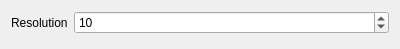
<?xml version="1.0" encoding="UTF-8"?>
<ui version="4.0">
 <class>RadialAnimationControl</class>
 <widget class="QWidget" name="RadialAnimationControl">
  <property name="geometry">
   <rect>
    <x>0</x>
    <y>0</y>
    <width>400</width>
    <height>49</height>
   </rect>
  </property>
  <property name="windowTitle">
   <string>Form</string>
  </property>
  <layout class="QGridLayout" name="gridLayout">
   <item row="0" column="0">
    <layout class="QFormLayout" name="formLayout">
     <item row="0" column="0">
      <widget class="QLabel" name="label_2">
       <property name="text">
        <string>Resolution</string>
       </property>
      </widget>
     </item>
     <item row="0" column="1">
      <widget class="QSpinBox" name="resolutionSpinBox">
       <property name="maximum">
        <number>255</number>
       </property>
       <property name="value">
        <number>10</number>
       </property>
      </widget>
     </item>
    </layout>
   </item>
  </layout>
 </widget>
 <resources/>
 <connections/>
</ui>
